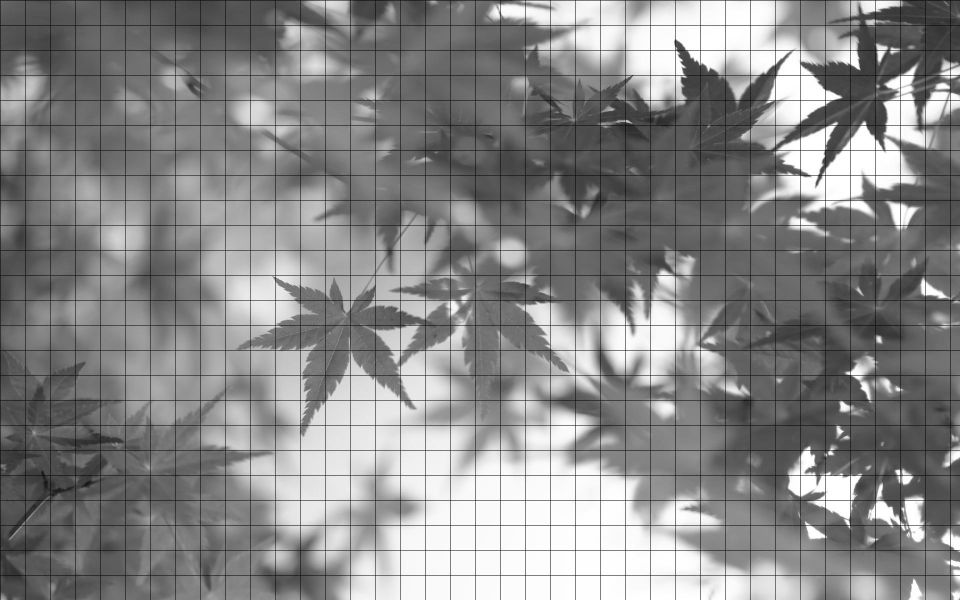
#> input picture frequencia/folhas1_Reticulada.png, 1920 x 1200 px (shown at 1/2 size)
$ python main.py
#> lines starting #> are read from the running program, lines starting #| are printed output that depends on the picture
import numpy as np
import matplotlib.pyplot as plt
from skimage.io import imread
from skimage.color import rgb2gray
from skimage import img_as_float
from skimage.metrics import structural_similarity as ssim
from skimage.filters import gaussian

def fourier_masker_Ver(image, original, i):
        f_size = 15

        # Aplica um filtro gaussiano e a transforamção de fourier na imagem
        image_grey_fourier = np.fft.fftshift(np.fft.fft2(gaussian(rgb2gray(image))))
        image_grey_fourier[:580, 955:965] = i
        image_grey_fourier[-580:,955:965] = i

        # Verifica a similaridade estrutural
        imgo = img_as_float(rgb2gray(original))
        img = img_as_float(np.log(abs(image_grey_fourier)))
        ssim_img = ssim(img, imgo, data_range=imgo.max() - imgo.min())

        # Plota os resultados
        _, ax = plt.subplots(1,3,figsize=(15,15))
        ax[0].imshow(np.log(abs(image_grey_fourier)), cmap='gray')
        ax[0].set_title('Masked Fourier Ver', fontsize = f_size)
        ax[1].imshow(image, cmap = 'gray')
        ax[1].set_title('Greyscale Image', fontsize = f_size)
        ax[2].imshow(abs(np.fft.ifft2(image_grey_fourier)), cmap='gray')
        ax[2].set_title('Transformed Greyscale Image', fontsize = f_size)
        ax[2].set_xlabel(f'i: {i}, SSIM: {ssim_img:.2f}')


def fourier_masker_Hor(image, original, i):
        f_size = 15

        # Aplica um filtro gaussiano e a transforamção de fourier na imagem
        image_grey_fourier = np.fft.fftshift(np.fft.fft2(gaussian(rgb2gray(image))))
        image_grey_fourier[595:605, 0:930] = i
        image_grey_fourier[595:605, 990:] = i

        # Verifica a similaridade estrutural
        imgo = img_as_float(rgb2gray(original))
        img = img_as_float(np.log(abs(image_grey_fourier)))
        ssim_img = ssim(img, imgo, data_range=imgo.max() - imgo.min())

        # Plota os resultados
        _, ax = plt.subplots(1,3,figsize=(15,15))
        ax[0].imshow(np.log(abs(image_grey_fourier)), cmap='gray')
        ax[0].set_title('Masked Fourier Hor', fontsize = f_size)
        ax[1].imshow(image, cmap = 'gray')
        ax[1].set_title('Greyscale Image', fontsize = f_size)
        ax[2].imshow(abs(np.fft.ifft2(image_grey_fourier)), cmap='gray')
        ax[2].set_title('Transformed Greyscale Image', fontsize = f_size)
        ax[2].set_xlabel(f'i: {i}, SSIM: {ssim_img:.2f}')


def fourier_masker_VerHor(image, original, i):
        f_size = 15

        # Aplica um filtro gaussiano e a transforamção de fourier na imagem
        image_grey_fourier = np.fft.fftshift(np.fft.fft2(gaussian(rgb2gray(image))))
        image_grey_fourier[:580, 955:965] = i
        image_grey_fourier[-580:,955:965] = i
        image_grey_fourier[595:605, 0:930] = i
        image_grey_fourier[595:605, 990:] = i

        # Verifica a similaridade estrutural
        imgo = img_as_float(rgb2gray(original))
        img = img_as_float(np.log(abs(image_grey_fourier)))
        ssim_img = ssim(img, imgo, data_range=imgo.max() - imgo.min())

        # Plota os resultados
        _, ax = plt.subplots(1,3,figsize=(15,15))
        ax[0].imshow(np.log(abs(image_grey_fourier)), cmap='gray')
        ax[0].set_title('Masked Fourier', fontsize = f_size)
        ax[1].imshow(image, cmap = 'gray')
        ax[1].set_title('Greyscale Image', fontsize = f_size)
        ax[2].imshow(abs(np.fft.ifft2(image_grey_fourier)), cmap='gray')
        ax[2].set_title('Transformed Greyscale Image', fontsize = f_size)
        ax[2].set_xlabel(f'i: {i}, SSIM: {ssim_img:.2f}')

def fourier_iterator(image, original, value_list):
    for i in value_list:
        fourier_masker_VerHor(image, original, i)

image = imread('folhas1_Reticulada.png')
#> image is the input picture: shape (1200, 1920, 3); min 0, max 255, mean 135.9
original = imread('folhas1.png')
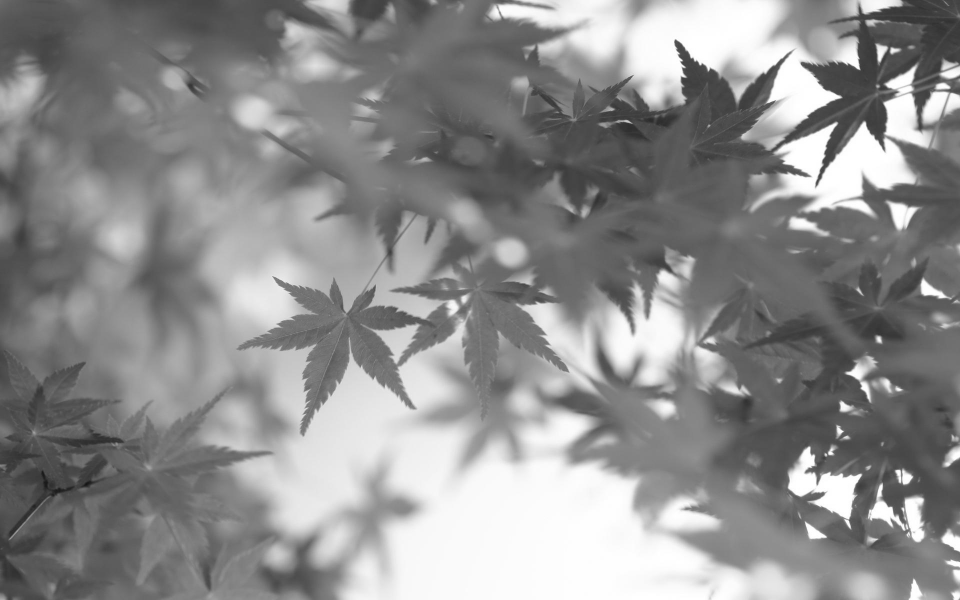
#> input picture frequencia/folhas1.png, 1920 x 1200 px (shown at 1/2 size)
#> original is the input picture: shape (1200, 1920, 3); min 19, max 255, mean 141.4

dark_image_grey = rgb2gray(image)
plt.figure(num=None, figsize=(8, 6), dpi=80)
plt.imshow(dark_image_grey, cmap='gray');

dark_image_grey_fourier = np.fft.fftshift(np.fft.fft2(dark_image_grey))
plt.figure(num=None, figsize=(8, 6), dpi=80)
plt.imshow(np.log(abs(dark_image_grey_fourier)), cmap='gray');

fourier_iterator(image, original, [1, 50, 100])
#> the loop in fourier_iterator, `for i in value_list:` made 3 passes
#> ssim_img in fourier_masker_VerHor on passes 1 to 3: -0.0016, -0.000464, -0.000633
#> pass 1, in fourier_masker_VerHor, `img = img_as_float(np.log(abs(image_grey_fourier)))`:
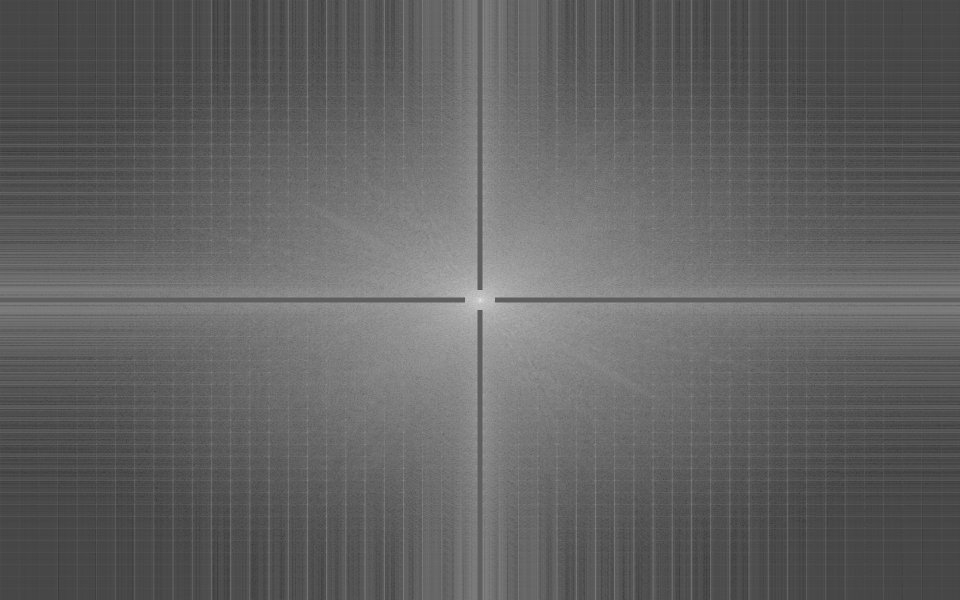
#> img: shape (1200, 1920) float64 (shown at 1/2 size); min -8.39, max 14.02, mean 0.264; drawn with min black and max white
fourier_masker_Hor(image, original, 1)
#> in fourier_masker_Hor, `ssim_img = ssim(img, imgo, data_range=imgo.max() - imgo.min())`: ssim_img = -0.0016
fourier_masker_Ver(image, original, 1)
#> in fourier_masker_Ver, `ssim_img = ssim(img, imgo, data_range=imgo.max() - imgo.min())`: ssim_img = -0.00162

plt.show()
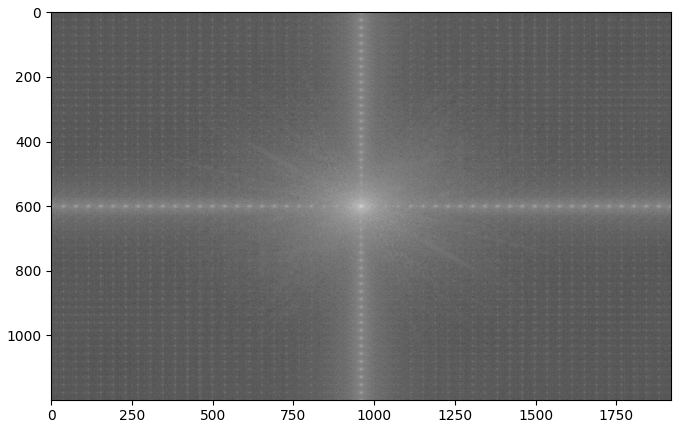
#> figure drawn by matplotlib, 1 panel
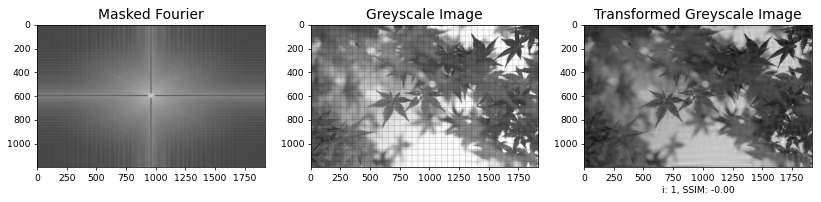
#> figure drawn by matplotlib, 3 panels
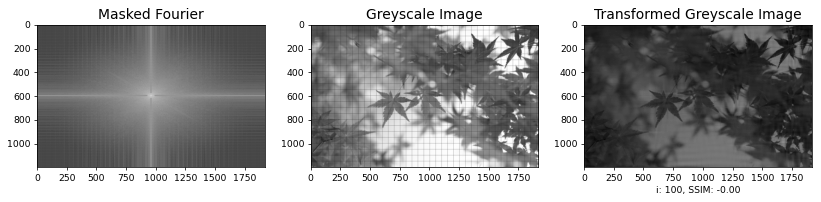
#> figure drawn by matplotlib, 3 panels
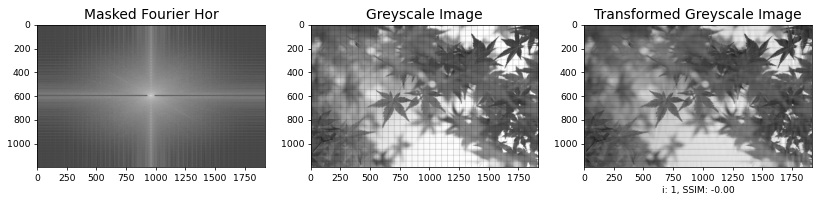
#> figure drawn by matplotlib, 3 panels
